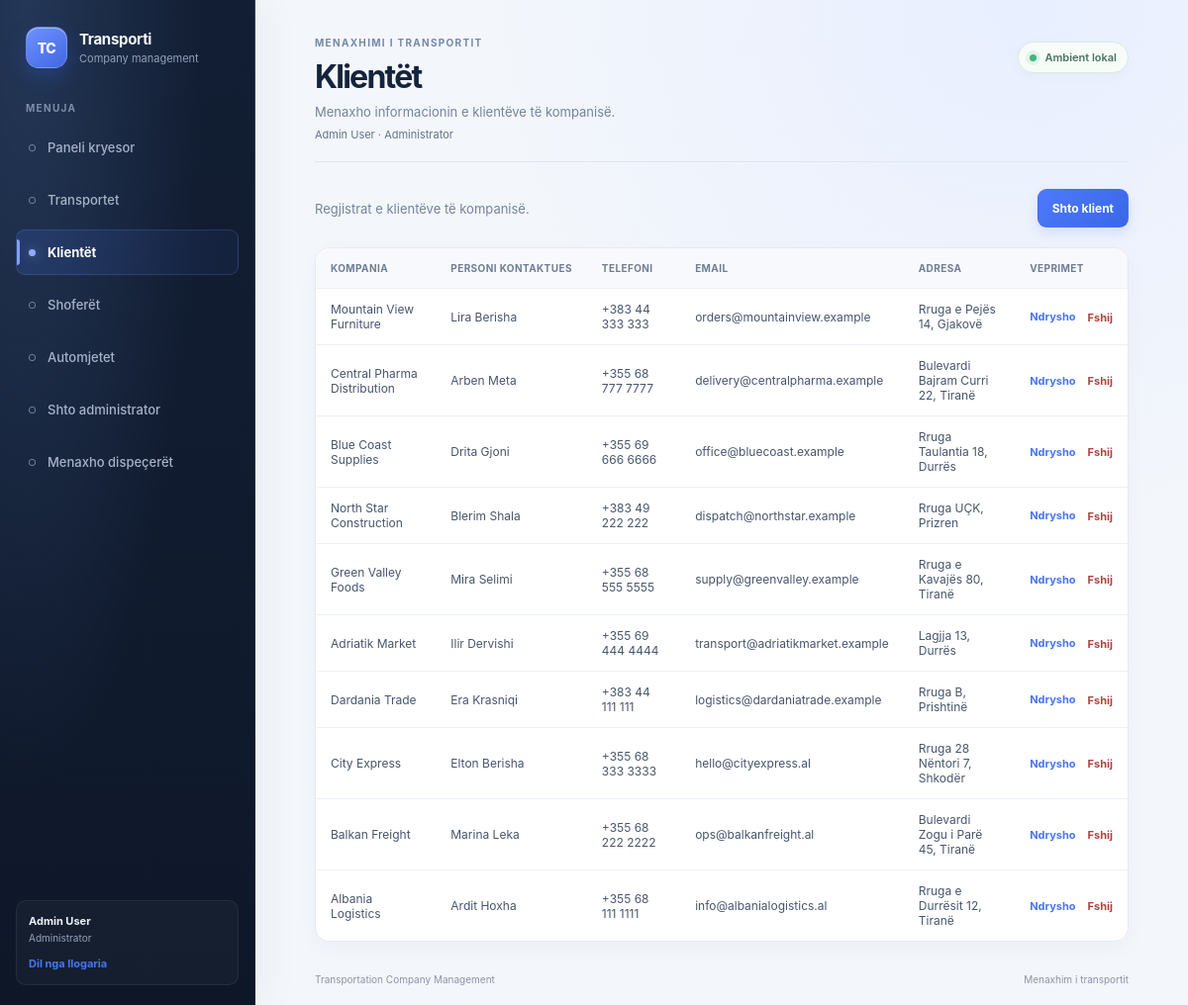
The page /?page=customers (signed in) on the database its author committed.
### tables this page shows
CREATE TABLE users (
    id INT UNSIGNED NOT NULL AUTO_INCREMENT,
    full_name VARCHAR(150) NOT NULL,
    email VARCHAR(150) NOT NULL,
    password_hash VARCHAR(255) NOT NULL,
    role ENUM('SUPERADMIN', 'ADMIN', 'DISPATCHER') NOT NULL,
    is_active TINYINT(1) NOT NULL DEFAULT 1,
    email_verified_at DATETIME NULL DEFAULT NULL,
    created_at DATETIME NOT NULL DEFAULT CURRENT_TIMESTAMP,
    PRIMARY KEY (id),
    UNIQUE KEY uq_users_email (email)
);

CREATE TABLE customers (
    id INT UNSIGNED NOT NULL AUTO_INCREMENT,
    company_name VARCHAR(150) NOT NULL,
    contact_person VARCHAR(150) NOT NULL,
    phone VARCHAR(30) NOT NULL,
    email VARCHAR(150) NOT NULL,
    address VARCHAR(255) NOT NULL,
    created_at DATETIME NOT NULL DEFAULT CURRENT_TIMESTAMP,
    PRIMARY KEY (id),
    UNIQUE KEY uq_customers_email (email),
    KEY idx_customers_company_name (company_name)
);

### src/Views/pages/module.php (the view, shortened to what the rows shown need)
<?php
$module = $moduleData['module'];
$formAction = $moduleData['action'];
$escape = static fn (mixed $value): string => htmlspecialchars((string) $value, ENT_QUOTES, 'UTF-8');
?>
<?php if ($formAction === 'create' || $formAction === 'edit'): ?>
    <form class="record-form" method="post" action="?page=<?= urlencode($pageKey) ?>">
        <input type="hidden" name="csrf_token" value="<?= $escape($moduleData['csrfToken']) ?>">
        <input type="hidden" name="action" value="<?= $formAction === 'create' ? 'create' : 'update' ?>">
        <?php if ($formAction === 'edit'): ?>
            <input type="hidden" name="id" value="<?= (int) $moduleData['id'] ?>">
        <?php endif; ?>
        <div class="form-grid">
            <?php foreach ($module['fields'] as $name => $field): ?>
                <?php
                $value = $moduleData['values'][$name] ?? '';
                $fieldId = 'field-' . $name;
                ?>
                <div class="form-field<?= $field['type'] === 'textarea' ? ' form-field-wide' : '' ?>">
                    <label for="<?= $escape($fieldId) ?>">
                        <?= $escape($field['label']) ?>
                        <?php if ($field['required']): ?><span aria-hidden="true">*</span><?php endif; ?>
                    </label>
                    <?php if ($field['type'] === 'select'): ?>
                        <select id="<?= $escape($fieldId) ?>" name="<?= $escape($name) ?>" <?= $field['required'] ? 'required' : '' ?>>
                            <?php if (!$field['required']): ?>
                                <option value="">Pa caktuar</option>
                            <?php else: ?>
                                <option value="">Zgjidh...</option>
                            <?php endif; ?>
                            <?php foreach ($moduleData['options'][$name] ?? [] as $option): ?>
                                <option value="<?= $escape($option['value']) ?>" <?= (string) $value === $option['value'] ? 'selected' : '' ?>>
                                    <?= $escape($option['label']) ?>
                                </option>
                            <?php endforeach; ?>
                        </select>
                    <?php elseif ($field['type'] === 'textarea'): ?>
                        <textarea id="<?= $escape($fieldId) ?>" name="<?= $escape($name) ?>" rows="4" <?= $field['required'] ? 'required' : '' ?>><?= $escape($value) ?></textarea>
                    <?php else: ?>
                        <input
                            id="<?= $escape($fieldId) ?>"
                            name="<?= $escape($name) ?>"
                            type="<?= $escape($field['type']) ?>"
                            value="<?= $escape($value) ?>"
                            <?= isset($field['max']) ? 'maxlength="' . (int) $field['max'] . '"' : '' ?>
                            <?= isset($field['min']) ? 'min="' . (int) $field['min'] . '"' : '' ?>
                            <?= $field['type'] === 'number' ? 'step="1"' : '' ?>
                            <?= $field['required'] ? 'required' : '' ?>
                        >
                    <?php endif; ?>
                </div>
            <?php endforeach; ?>
        </div>
        <div class="form-actions">
            <a class="button button-secondary" href="?page=<?= urlencode($pageKey) ?>">Anulo</a>
            <button class="button button-primary" type="submit"><?= $formAction === 'create' ? 'Ruaj regjistrin' : 'Ruaj ndryshimet' ?></button>
        </div>
    </form>
<?php else: ?>
    <div class="table-card">
        <?php if ($moduleData['rows'] === []): ?>
            <div class="empty-state">
                <strong><?= $pageKey === 'transports' ? 'Nuk u gjet asnjë transport' : 'Nuk ka ende të dhëna' ?></strong>
                <p><?= $pageKey === 'transports' ? 'Ndrysho kriteret e kërkimit ose pastro filtrat.' : 'Shto regjistrin e parë për modulin ' . $escape(mb_strtolower($module['title'])) . '.' ?></p>
            </div>
        <?php else: ?>
            <div class="table-scroll">
                <table>
                    <thead>
                        <tr>
                            <?php foreach ($module['columns'] as $label): ?>
                                <th scope="col"><?= $escape($label) ?></th>
                            <?php endforeach; ?>
                            <?php if ($moduleData['canManage']): ?>
                                <th scope="col">Veprimet</th>
                            <?php endif; ?>
                        </tr>
                    </thead>
                    <tbody>
                        <?php foreach ($moduleData['rows'] as $row): ?>
                            <tr>
                                <?php foreach ($module['columns'] as $column => $label): ?>
                                    <td><?= $escape($row[$column] ?? '') ?></td>
                                <?php endforeach; ?>
                                <?php if ($moduleData['canManage']): ?>
                                <td>
                                    <div class="row-actions">
                                        <a class="text-action" href="?page=<?= urlencode($pageKey) ?>&amp;action=edit&amp;id=<?= (int) $row['id'] ?>">Ndrysho</a>
                                        <form method="post" action="?page=<?= urlencode($pageKey) ?>" onsubmit="return confirm('Je i sigurt që dëshiron ta fshish këtë regjistër?')">
                                            <button class="text-action text-action-danger" type="submit">Fshij</button>
                                        </form>
                                    </div>
                                </td>
                                <?php endif; ?>
                            </tr>
                        <?php endforeach; ?>
                    </tbody>
                </table>
            </div>
        <?php endif; ?>
    </div>
<?php endif; ?>

### src/Views/layout.php (shortened to what the rows shown need)
<!doctype html>
<html lang="sq">
<head>
    <link rel="stylesheet" href="assets/app.css">
</head>
<body>
    <div class="app-shell">
        <aside class="sidebar" aria-label="Navigimi kryesor">
            <?php require __DIR__ . '/components/navigation.php'; ?>
        </aside>
        <main class="main-content">
            <header class="page-header">
                <div>
                    <p class="eyebrow">MENAXHIMI I TRANSPORTIT</p>
                    <h1><?= htmlspecialchars($page['title'], ENT_QUOTES, 'UTF-8') ?></h1>
                    <p class="page-description"><?= htmlspecialchars($page['description'], ENT_QUOTES, 'UTF-8') ?></p>
                    <?php if ($user !== null): ?>
                        <p class="signed-in-user">
                            <?= htmlspecialchars($user['full_name'], ENT_QUOTES, 'UTF-8') ?>
                            · <?= match ($user['role']) {
                                'SUPERADMIN' => 'Superadministrator',
                                'ADMIN' => 'Administrator',
                                default => 'Dispeçer',
                            } ?>
                        </p>
                    <?php endif; ?>
                </div>
            </header>
            <section class="page-content" aria-labelledby="page-content-heading">
                <?php if ($databaseError === null && ($moduleData !== null || in_array($pageKey, ['dashboard', 'not_found', 'add-admin', 'users'], true))): ?>
                    <?php require $viewFile; ?>
                <?php endif; ?>
            </section>
        </main>
    </div>
</body>
</html>

### src/Views/components/navigation.php (shortened to what the rows shown need)
<div class="sidebar-note">
    <div class="session-user">
        <strong><?= htmlspecialchars($user['full_name'], ENT_QUOTES, 'UTF-8') ?></strong>
        <span><?= match ($user['role']) {
            'SUPERADMIN' => 'Superadministrator',
            'ADMIN' => 'Administrator',
            default => 'Dispeçer',
        } ?></span>
        <form method="post" action="?page=logout">
            <button type="submit">Dil nga llogaria</button>
        </form>
    </div>
</div>

### rows shown on the page
users: full_name "Admin User", role "Administrator"
customers: company_name "Mountain View Furniture", contact_person "Lira Berisha", phone "+383 44 333 333", email "orders@mountainview.example", address "Rruga e Pejës 14, Gjakovë"
customers: company_name "Central Pharma Distribution", contact_person "Arben Meta", phone "+355 68 777 7777", email "delivery@centralpharma.example", address "Bulevardi Bajram Curri 22, Tiranë"
customers: company_name "Blue Coast Supplies", contact_person "Drita Gjoni", phone "+355 69 666 6666", email "office@bluecoast.example", address "Rruga Taulantia 18, Durrës"
customers: company_name "North Star Construction", contact_person "Blerim Shala", phone "+383 49 222 222", email "dispatch@northstar.example", address "Rruga UÇK, Prizren"
customers: company_name "Green Valley Foods", contact_person "Mira Selimi", phone "+355 68 555 5555", email "supply@greenvalley.example", address "Rruga e Kavajës 80, Tiranë"
customers: company_name "Adriatik Market", contact_person "Ilir Dervishi", phone "+355 69 444 4444", email "transport@adriatikmarket.example", address "Lagjja 13, Durrës"
customers: company_name "Dardania Trade", contact_person "Era Krasniqi", phone "+383 44 111 111", email "logistics@dardaniatrade.example", address "Rruga B, Prishtinë"
customers: company_name "City Express", contact_person "Elton Berisha", phone "+355 68 333 3333", email "hello@cityexpress.al", address "Rruga 28 Nëntori 7, Shkodër"
customers: company_name "Balkan Freight", contact_person "Marina Leka", phone "+355 68 222 2222", email "ops@balkanfreight.al", address "Bulevardi Zogu i Parë 45, Tiranë"
customers: company_name "Albania Logistics", contact_person "Ardit Hoxha", phone "+355 68 111 1111", email "info@albanialogistics.al", address "Rruga e Durrësit 12, Tiranë"

### other values the page prints
$label "Paneli kryesor"
$label "Transportet"
$label "Klientët"
$label "Shoferët"
$label "Automjetet"
$page['title'] "Klientët"
$page['description'] "Menaxho informacionin e klientëve të kompanisë."
$escape($module['description']) "Regjistrat e klientëve të kompanisë."
$escape($module['singular']) "klient"
$escape($label) "KOMPANIA"
$escape($label) "PERSONI KONTAKTUES"
$escape($label) "TELEFONI"
$escape($label) "EMAIL"
$escape($label) "ADRESA"
